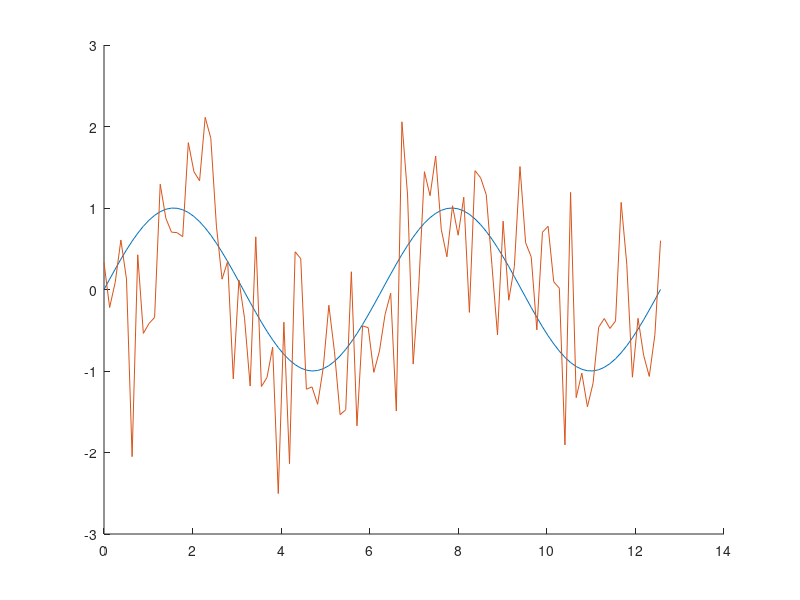
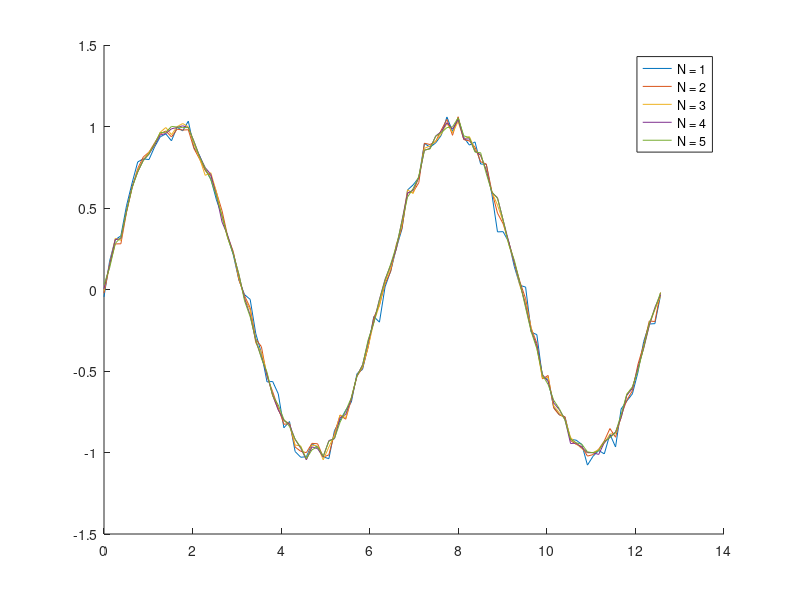

These figures' MATLAB source, in order:
clc
clear all
close all

x = linspace(0,2*pi*2,100);
y = sin(x);
N = 5;

y_channel = awgn(y,2);

figure(1)
hold on
plot(x,y)
plot(x,y_channel)

y_list = zeros(N,100);

figure(2)
hold on

for n = 1:N
    disp(n)
    y_channel_loop = awgn(y,25);
    y_list(n,:) = y_channel_loop;
    y_filtered = sum(y_list,1)/n;
    txt = ['N = ',num2str(n)];
    plot(x,y_filtered,'DisplayName',txt)
end

legend show

    
